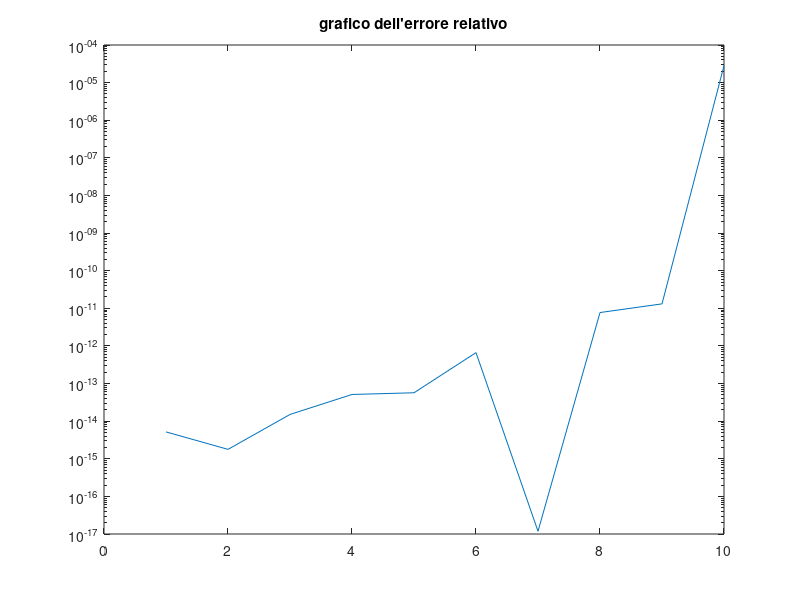

The MATLAB script that drew this image:
close all
clear all
clc

format long e

for a=1:10
    p = 10^a;
    b = (1+p^2)/p;

    coeff = [1 0 -b 0 1];
    radici = (roots(coeff))';
    x1 = 1/sqrt(p);
    x2 = -1/sqrt(p);
    x3 = sqrt(p);
    x4 = -sqrt(p);
    x = [x4,x3,x2,x1];
    err(a) = norm(radici-x);
end

err
semilogy(err)
title("grafico dell'errore relativo");
